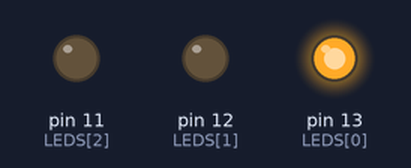
Bench run of a sketch on a simulated Arduino Uno, built with avr-gcc and run on an emulated ATmega328P. Parts: output pins drawn as LEDs (lit = HIGH).

Above: at 0.5 s.
At 2.5 s:
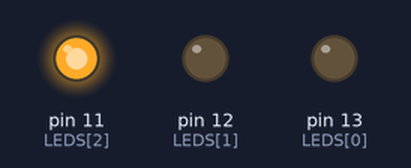
At 3.5 s:
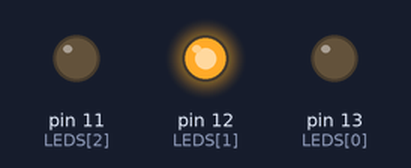
Timing chart, 0 to 5.2 s (numbered marks = the images above):
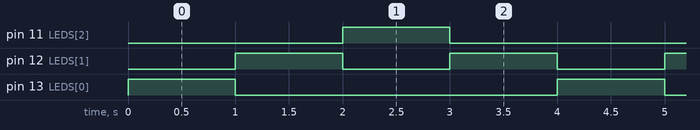

Measured:
- by itself, pin 11 (LEDS[2]), pin 13 (LEDS[0]): alternates HIGH for 1.0 s and LOW for 3.0 s
- by itself, pin 12 (LEDS[1]): alternates HIGH for 1.0 s and LOW for 1.0 s
- by itself, everything shown: repeats every 4.0 s, in 5 steps

The sketch:

Trafficlights.ino
```cpp
int LEDS[3] = {13, 12, 11};

void setup() {
  for(int r=0; r<3; r++){
    pinMode(LEDS[r], OUTPUT);
  }
}

void loop() {

  for(int r=0; r<3; r++){
    digitalWrite(LEDS[r], HIGH);
    delay(1000);
    digitalWrite(LEDS[r], LOW);
  }

  for(int r=1; r>0; r--){
    digitalWrite(LEDS[r], HIGH);
    delay(1000);
    digitalWrite(LEDS[r], LOW);
  }

}
```
